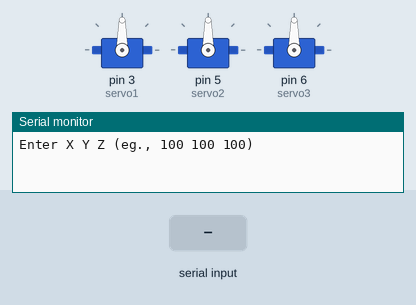
Simulated run of this sketch. Board: Arduino Uno, built with avr-gcc and run on an emulated ATmega328P. On the bench: 3 × servo, the last lines printed to the serial monitor. The inputs (shaded band) are chosen by the test bench.

Above: at 1.2 s.
1.3 s: "90,45,200\n" received over Serial
At 2.3 s:
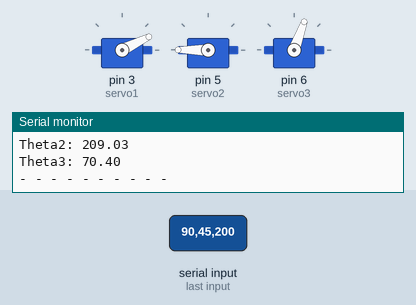
2.8 s: "5\n" received over Serial
At 5.6 s:
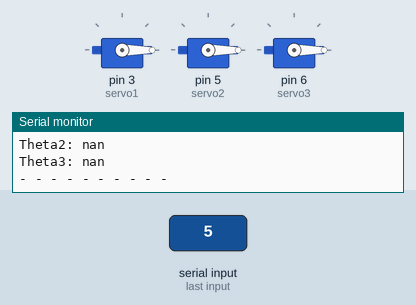
5.8 s: "30,150,10\n" received over Serial
At 7.0 s:
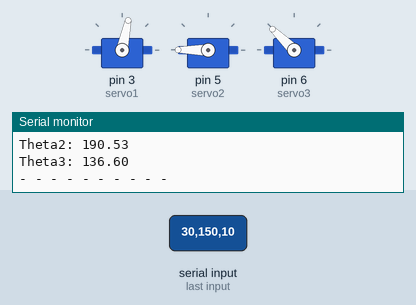
7.3 s: "90,45\n" received over Serial
At 8.7 s:
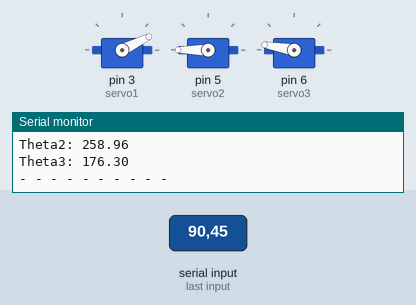
9.8 s: "200\n" received over Serial
At 12.5 s:
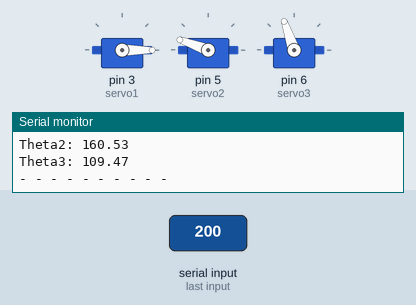
12.8 s: "1,90\n" received over Serial
At 15.2 s:
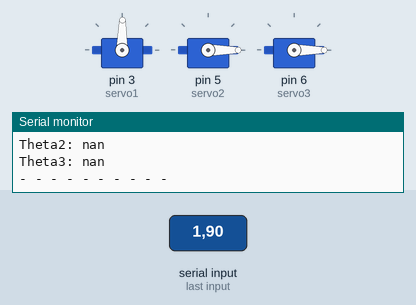
Timing chart, 0 to 16.3 s (numbered marks = the images above; inputs shaded):
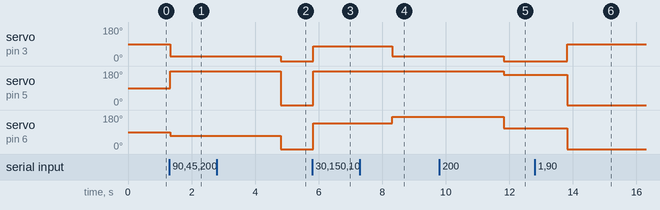

The sketch:

InverseKinematics.ino
```cpp
#include <Servo.h>
#include <math.h>

Servo servo1;
Servo servo2;
Servo servo3;

// Linkt Lengths
const float l = 50; // Coaxial
const float a = 100; // femur
const float b = 150; // Tibia (Foot)

void setup() {
  Serial.begin(9600);
  servo1.attach(3); // Coaxial
  servo2.attach(5); // femur
  servo3.attach(6); // Tibia (Foot)
  Serial.println("Enter X Y Z (eg., 100 100 100)");
}

void loop() {
 if (Serial.available()){
  float x = Serial.parseFloat();
  float y = Serial.parseFloat();
  float z = Serial.parseFloat();
  delay(10);
  while(Serial.available()) Serial.read();

  //Inverse Kinematics
  float d = sqrt(x*x + y*y);
  float r = d - l;
  float c = sqrt(z*z + r*r);

  //Angles in degrees
  float theta1 = atan2(y,x)*180.0 / PI;
  float theta2 = atan2(r,-z)*180.0 / PI + acos((a*a + c*c - b*b)/(2*a*c))*180.0/PI;
  float theta3 = 180.0 - acos((a*a + b*b- c*c)/(2*a*b))*180.0/PI;
  Serial.print("Theta1: "); Serial.println(theta1);
  Serial.print("Theta2: "); Serial.println(theta2);
  Serial.print("Theta3: "); Serial.println(theta3);
  Serial.println("- - - - - - - - - -");

  // Move the Servos
  servo1.write(constrain(theta1, 0, 180));
  servo2.write(constrain(theta2, 0, 180));
  servo3.write(constrain(theta3, 0, 170));
 }
}
```

Measured:
- after the input at 1.3 s, servo on pin 3 (servo1): 90° → 26° at once; servo on pin 5 (servo2): 90° → 180° at once; servo on pin 6 (servo3): 90° → 70° at once
- after the input at 2.8 s, servo on pin 3 (servo1): 26° → 0° after 2.0 s; servo on pin 5 (servo2): 180° → 0° after 2.0 s; servo on pin 6 (servo3): 70° → 0° after 2.0 s
- after the input at 5.8 s, servo on pin 3 (servo1): 0° → 78° at once; servo on pin 5 (servo2): 0° → 180° at once; servo on pin 6 (servo3): 0° → 136° at once
- after the input at 7.3 s, servo on pin 3 (servo1): 78° → 26° after 1.0 s; servo on pin 6 (servo3): 136° → 170° after 1.0 s
- after the input at 9.8 s, servo on pin 3 (servo1): 26° → 0° after 2.0 s; servo on pin 5 (servo2): 180° → 160° after 2.0 s; servo on pin 6 (servo3): 170° → 109° after 2.0 s
- after the input at 12.8 s, servo on pin 3 (servo1): 0° → 89° after 1.0 s; servo on pin 5 (servo2): 160° → 0° after 1.0 s; servo on pin 6 (servo3): 109° → 0° after 1.0 s
